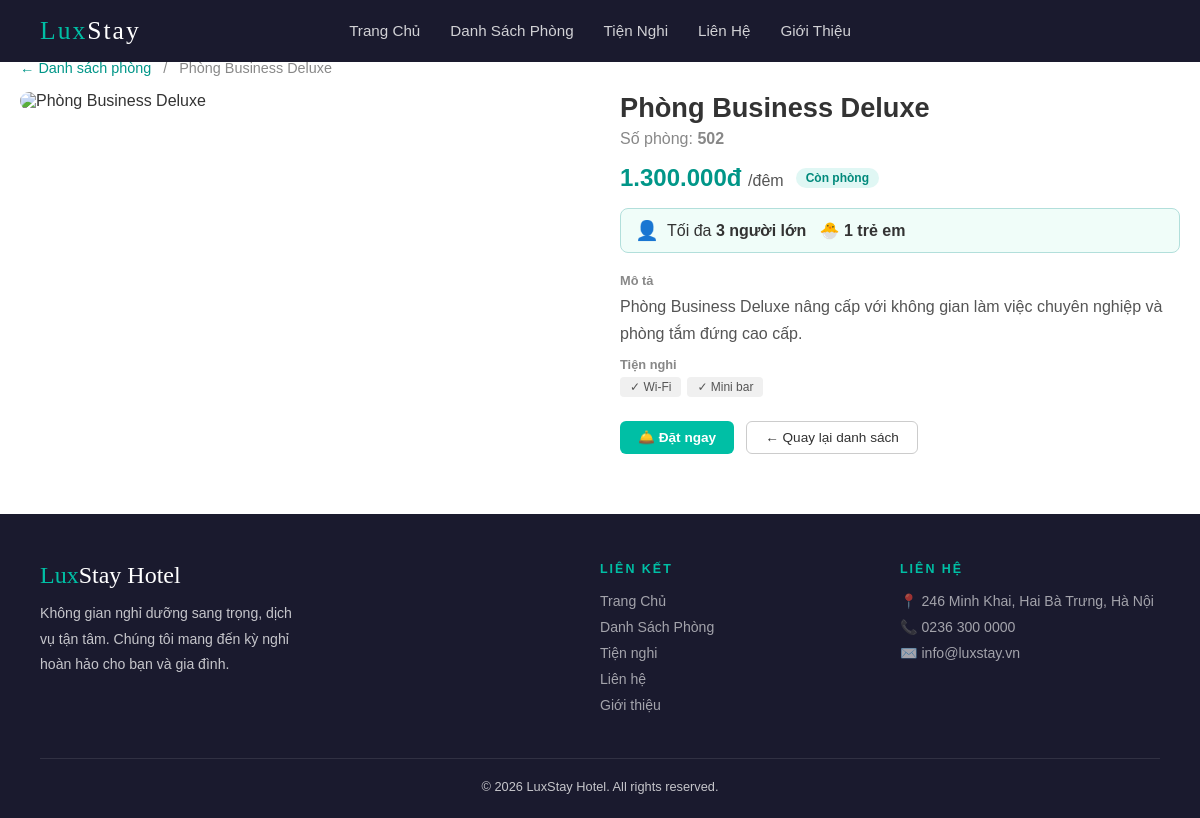
The page /public/index.php?action=room-detail&room_id=12 on the database its author committed.
### tables this page shows
CREATE TABLE rooms (
    id               INT AUTO_INCREMENT PRIMARY KEY,
    room_number      VARCHAR(20)    NOT NULL UNIQUE,
    type             VARCHAR(50)    NOT NULL,
    price_per_night  DECIMAL(10,2)  NOT NULL,
    max_guests       INT            NOT NULL,
    max_adults       INT            NOT NULL DEFAULT 2,
    max_children     INT            NOT NULL DEFAULT 0,
    amenities        TEXT,
    is_active        TINYINT(1)     NOT NULL DEFAULT 1 
);

### core/Database.php (called while the page is built, shortened)
<?php
class Database {
    private static ?PDO $instance = null;
    public static function getConnection(): PDO {
        if (self::$instance === null) {
            $dsn = "mysql:host=" . DB_HOST . ";port=" . DB_PORT . ";dbname=" . DB_NAME . ";charset=utf8mb4";
            try {
                self::$instance = new PDO($dsn, DB_USER, DB_PASS);
                self::$instance->setAttribute(PDO::ATTR_ERRMODE, PDO::ERRMODE_EXCEPTION);
            } catch (PDOException $e) {
                die("Database connection failed: " . $e->getMessage());
            }
        }
        return self::$instance;
    }
}

### app/services/BookingService.php (called while the page is built, shortened)
<?php
require_once ROOT_PATH . '/core/Database.php';
require_once ROOT_PATH . '/app/models/Room.php';
class BookingService
{
    private PDO $db;
    public function __construct()
    {
        $this->db = Database::getConnection();
    }
    public function findRoomById(int $roomId): Room
    {
        $stmt = $this->db->prepare("SELECT * FROM rooms WHERE id = :id LIMIT 1");
        $stmt->execute([':id' => $roomId]);
        $row = $stmt->fetch(PDO::FETCH_ASSOC);
        return Room::fromDB($row);
    }
}

### app/models/Room.php (called while the page is built, shortened)
<?php
class Room
{
    private int    $id;
    private string $roomNumber;
    private string $type;
    private float  $pricePerNight;
    private int    $maxAdults;
    private int    $maxChildren;
    private bool   $isActive;
    private array  $amenities;
    public function __construct(
        int    $id,
        string $roomNumber,
        string $type,
        float  $pricePerNight,
        int    $maxGuests,
        bool   $isActive = true,
        array  $amenities = [],
        int    $maxAdults = 2,
        int    $maxChildren = 0
    ) {
        $this->id            = $id;
        $this->roomNumber    = $roomNumber;
        $this->type          = $type;
        $this->pricePerNight = $pricePerNight;
        $this->isActive      = $isActive;
        $this->amenities     = $amenities;
        $this->maxAdults     = $maxAdults;
        $this->maxChildren   = $maxChildren;
    }
    public function getId(): int              { return $this->id; }
    public function getRoomNumber(): string   { return $this->roomNumber; }
    public function getType(): string         { return $this->type; }
    public function getPricePerNight(): float { return $this->pricePerNight; }
    public function getMaxAdults(): int       { return $this->maxAdults; }
    public function getMaxChildren(): int     { return $this->maxChildren; }
    public function getAmenities(): array     { return $this->amenities; }
    public function isActive(): bool
    {
        return $this->isActive;
    }
    public static function fromDB(array $row): self
    {
        $amenities = [];
        if (!empty($row['amenities'])) {
            $decoded = json_decode($row['amenities'], true);
            if (is_array($decoded)) {
                $amenities = $decoded;
            }
        }
        return new self(
            (int)   $row['id'],
                    $row['room_number'],
                    $row['type'],
            (float) $row['price_per_night'],
            (int)   $row['max_guests'],
            (bool)  $row['is_active'],
                    $amenities,
            (int)  ($row['max_adults']   ?? 2),
            (int)  ($row['max_children'] ?? 0)
        );
    }
}

### app/views/data.php (called while the page is built)
<?php
function getRoomImageUrl(string $type, int $width = 400, int $height = 200): string {
    $photos = [
        'Standard'           => 'https://images.pexels.com/photos/271618/pexels-photo-271618.jpeg',
        'Standard Twin'      => 'https://images.pexels.com/photos/164595/pexels-photo-164595.jpeg',
        'Deluxe'             => 'https://images.pexels.com/photos/1579253/pexels-photo-1579253.jpeg',
        'Deluxe Sea View'    => 'https://images.pexels.com/photos/2373201/pexels-photo-2373201.jpeg',
        'Suite'              => 'https://images.pexels.com/photos/262048/pexels-photo-262048.jpeg',
        'Suite Family'       => 'https://images.pexels.com/photos/1454806/pexels-photo-1454806.jpeg',
        'Presidential Suite' => 'https://images.pexels.com/photos/1743229/pexels-photo-1743229.jpeg',
        'Economy'            => 'https://images.pexels.com/photos/279746/pexels-photo-279746.jpeg',
        'Economy Twin'       => 'https://images.pexels.com/photos/237371/pexels-photo-237371.jpeg',
        'Business'           => 'https://images.pexels.com/photos/2029694/pexels-photo-2029694.jpeg',
        'Business Deluxe'    => 'https://images.pexels.com/photos/1743231/pexels-photo-1743231.jpeg',
        'Luxury'             => 'https://images.pexels.com/photos/1457842/pexels-photo-1457842.jpeg',
        'Luxury Sea View'    => 'https://images.pexels.com/photos/261102/pexels-photo-261102.jpeg',
        'Penthouse'          => 'https://images.pexels.com/photos/2869215/pexels-photo-2869215.jpeg',
        'Single Room'        => 'https://images.pexels.com/photos/271619/pexels-photo-271619.jpeg',
        'Double Room'        => 'https://images.pexels.com/photos/271624/pexels-photo-271624.jpeg',
        'Triple Room'        => 'https://images.pexels.com/photos/210265/pexels-photo-210265.jpeg',
        'Quad Room'          => 'https://images.pexels.com/photos/1648776/pexels-photo-1648776.jpeg',
        'Family Room'        => 'https://images.pexels.com/photos/1080721/pexels-photo-1080721.jpeg',
    ];
    $url = $photos[$type] ?? 'https://images.pexels.com/photos/271618/pexels-photo-271618.jpeg';
    return $url . "?auto=compress&cs=tinysrgb&w={$width}&h={$height}&fit=crop";
}

### app/views/room/room-detail.php (the view, shortened to what this page needs)
<?php include ROOT_PATH . '/app/views/layout/header.php'; ?>
<?php
require_once ROOT_PATH . '/app/views/data.php';
$descMap = [
    'Standard'         => 'Phòng tiêu chuẩn với đầy đủ tiện nghi cơ bản, phù hợp cho khách công tác hoặc du lịch ngắn ngày.',
    'Standard Twin'    => 'Phòng tiêu chuẩn với 2 giường đơn, lý tưởng cho 2 người đi cùng nhau.',
    'Deluxe'           => 'Phòng Deluxe mang đến không gian rộng rãi, hiện đại với đầy đủ tiện nghi cao cấp và ban công riêng.',
    'Deluxe Sea View'  => 'Phòng Deluxe với tầm nhìn hướng biển tuyệt đẹp, không gian sang trọng và tiện nghi đẳng cấp.',
    'Suite'            => 'Phòng Suite sang trọng với phòng khách riêng biệt, bồn tắm cao cấp và dịch vụ hàng đầu.',
    'Suite Family'     => 'Phòng Suite gia đình rộng lớn với khu vực vui chơi cho trẻ em, phù hợp cho cả gia đình.',
    'Presidential Suite' => 'Phòng tổng thống đẳng cấp nhất với butler phục vụ 24/7, hồ tắm riêng và tầm nhìn toàn thành phố.',
    'Economy'          => 'Phòng Economy tiết kiệm với các tiện nghi cần thiết, lựa chọn tốt cho ngân sách hợp lý.',
    'Economy Twin'     => 'Phòng Economy với 2 giường đơn, tối ưu chi phí cho 2 người.',
    'Business'         => 'Phòng Business được thiết kế tối ưu cho khách công tác với bàn làm việc rộng và két an toàn.',
    'Business Deluxe'  => 'Phòng Business Deluxe nâng cấp với không gian làm việc chuyên nghiệp và phòng tắm đứng cao cấp.',
    'Luxury'           => 'Phòng Luxury với nội thất cao cấp, sàn gỗ sang trọng và ban công rộng ngắm thành phố.',
    'Luxury Sea View'  => 'Phòng Luxury hướng biển, kết hợp nội thất đẳng cấp cùng tầm nhìn đại dương thơ mộng.',
    'Penthouse'        => 'Penthouse độc quyền tại tầng cao nhất với hồ bơi riêng, sân thượng và trải nghiệm xa hoa tột đỉnh.',
    'Single Room'      => 'Phòng đơn ấm cúng, tiện lợi dành cho khách đi một mình.',
    'Double Room'      => 'Phòng đôi lãng mạn với giường đôi lớn và bàn trang điểm, phù hợp cho cặp đôi.',
    'Triple Room'      => 'Phòng ba giường đơn, tiện lợi cho nhóm bạn hoặc gia đình nhỏ.',
    'Quad Room'        => 'Phòng 4 giường rộng rãi, phù hợp nhất cho gia đình hoặc nhóm bạn.',
    'Family Room'      => 'Phòng gia đình ấm cúng với không gian sinh hoạt chung và giường cho cả bố mẹ lẫn con cái.',
];
$type      = $room->getType();
$amenities = $room->getAmenities();
$desc      = $descMap[$type] ?? 'Phòng tiện nghi với đầy đủ các dịch vụ hiện đại.';
?>
<main>
    <section class="section-rooms">
        <div class="container">
            <div style="margin-bottom:16px; font-size:0.9rem; color:#888;">
                <a href="?action=rooms" style="color:#009688; text-decoration:none;">← Danh sách phòng</a>
                <span style="margin: 0 8px;">/</span>
                <span>Phòng <?= htmlspecialchars($type) ?></span>
            </div>
            <div class="room-detail-layout">
                <div class="room-detail-img">
                <img src="<?= getRoomImageUrl($type, 800, 500) ?>"
                 alt="Phòng <?= htmlspecialchars($type) ?>"
                 style="width:100%; border-radius:12px; object-fit:cover; max-height:420px;">
                </div>
                <div class="room-detail-info">
                    <h2 style="font-size:1.7rem; margin-bottom:6px;">
                        Phòng <?= htmlspecialchars($type) ?>
                    </h2>
                    <p style="color:#888; margin-bottom:16px;">Số phòng: <strong><?= htmlspecialchars($room->getRoomNumber()) ?></strong></p>
                    <div style="display:flex; align-items:center; gap:12px; flex-wrap:wrap; margin-bottom:16px;">
                        <span style="font-size:1.5rem; font-weight:700; color:#009688;">
                            <?= number_format($room->getPricePerNight(), 0, ',', '.') ?>đ
                            <span style="font-size:1rem; font-weight:400; color:#555;">/đêm</span>
                        </span>
                        <?php if ($room->isActive()): ?>
                            <span class="badge green">Còn phòng</span>
                        <?php else: ?>
                            <span class="badge" style="background:#fee2e2;color:#dc2626;">Hết phòng</span>
                        <?php endif; ?>
                    </div>
                    <div style="display:flex; align-items:center; gap:8px; margin-bottom:20px;
                                padding:10px 14px; background:#f0fdf9; border-radius:8px; border:1px solid #b2dfdb;">
                        <span style="font-size:1.2rem;">👤</span>
                        <span>Tối đa <strong><?= $room->getMaxAdults() ?> người lớn</strong> &nbsp;
                        🐣 <strong><?= $room->getMaxChildren() ?> trẻ em</strong></span>
                    </div>
                    <div class="card-info">
                        <div class="info-title">Mô tả</div>
                        <p style="color:#555; line-height:1.7;"><?= htmlspecialchars($desc) ?></p>
                    </div>
                    <div class="card-info">
                        <div class="info-title">Tiện nghi</div>
                        <div class="tag-list">
                            <?php foreach ($amenities as $item): ?>
                                <span class="tag">✓ <?= htmlspecialchars($item) ?></span>
                            <?php endforeach; ?>
                        </div>
                    </div>
                    <div class="card-actions" style="margin-top:24px; display:flex; gap:12px; flex-wrap:wrap;">
                        <?php if ($room->isActive()): ?>
                            <a href="?action=booking&room_id=<?= $room->getId() ?>" class="btn-book"
                               style="text-decoration:none; display:inline-block;">
                                🛎️ Đặt ngay
                            </a>
                        <?php endif; ?>
                        <a href="?action=rooms" class="btn-detail">← Quay lại danh sách</a>
                    </div>
                </div>
            </div>
        </div>
    </section>
</main>
<?php include ROOT_PATH . '/app/views/layout/footer.php'; ?>

### public/css/style.css (style rules this page uses)
* { margin: 0; padding: 0; box-sizing: border-box; }
body { font-family: 'Nunito', sans-serif; color: #333; background: #fff; }
a { text-decoration: none; color: inherit; }
img { display: block; width: 100%; }
:root { --xanh: #00bfa5; --cam: #f5a623; --toi: #1a1a2e; --xam: #f7f7f7; --vien: #e0e0e0; }
.container { max-width: 1200px; margin: 0 auto; padding: 0 20px; }
.section-rooms { padding: 60px 0; background: #fff; }
.badge { font-size: 0.75rem; font-weight: 700; padding: 3px 10px; border-radius: 20px; }
.badge.green { background: #e0f7f4; color: #00897b; }
.card-info { margin-bottom: 10px; }
.info-title { font-size: 0.8rem; font-weight: 700; color: #888; margin-bottom: 5px; }
.tag-list { display: flex; flex-wrap: wrap; gap: 6px; }
.tag { background: #f0f0f0; color: #555; font-size: 0.75rem; padding: 3px 10px; border-radius: 4px; }
.card-actions { display: flex; gap: 10px; margin-top: 14px; }
.btn-book { background: var(--xanh); color: #fff; padding: 8px 18px; border-radius: 6px; font-size: 0.85rem; font-weight: 700; border: none; cursor: pointer; transition: opacity 0.2s; }
.btn-detail { padding: 8px 18px; border: 1px solid #ccc; border-radius: 6px; font-size: 0.85rem; color: #333; transition: border-color 0.2s; }
.room-detail-layout { display: grid; grid-template-columns: 1fr 1fr; gap: 40px; align-items: start; }

### rows shown on the page
rooms: type "Business Deluxe", room_number "502", price_per_night "1.300.000", max_adults "3", is_active "1", type "Phòng Business Deluxe nâng cấp với không gian làm việc chuyên nghiệp và phòng tắm đứng cao cấp."

### other values the page prints
$item "Wi-Fi"
$item "Mini bar"
